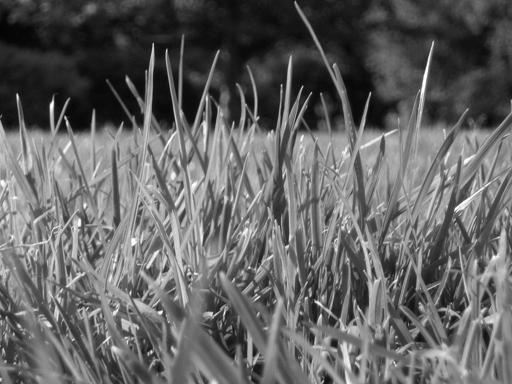
%> input picture CV1_Lab2_Filters/Part-1: Image Enhancement/images/image1.jpg, 512 x 384 px
$ octave test_psnr.m   (GNU Octave 9; MATLAB toolbox functions it lacks are replaced by stand-ins)
%> lines starting %> are read from the running program, lines starting %| are printed output that depends on the picture
### CV1_Lab2_Filters/Part-1: Image Enhancement/myPSNR.m
function [ PSNR ] = myPSNR( orig_image, approx_image )

orig_image = im2double(orig_image);
approx_image = im2double(approx_image);

se = (orig_image - approx_image).^2;
mse = mean(se(:));

i_max = double(max(orig_image(:)));

PSNR = 10 * log10(i_max^2 / mse);

end

### CV1_Lab2_Filters/Part-1: Image Enhancement/test_psnr.m
close all
clear all
clc

img1_orig = imread('images/image1.jpg');
%> img1_orig is the input picture: size 384x512 uint8; min 0, max 255, mean 99.4
img1_sp = imread('images/image1_saltpepper.jpg');
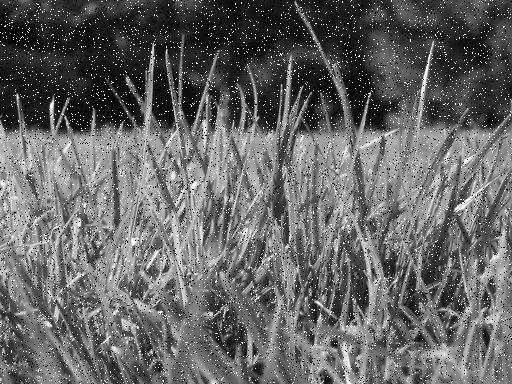
%> input picture CV1_Lab2_Filters/Part-1: Image Enhancement/images/image1_saltpepper.jpg, 512 x 384 px
%> img1_sp is the input picture: size 384x512 uint8; min 0, max 255, mean 101.7
img1_g = imread('images/image1_gaussian.jpg');
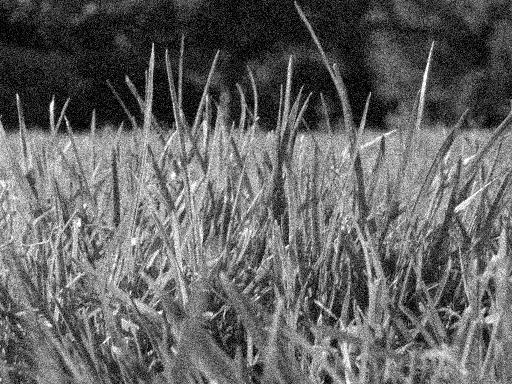
%> input picture CV1_Lab2_Filters/Part-1: Image Enhancement/images/image1_gaussian.jpg, 512 x 384 px
%> img1_g is the input picture: size 384x512 uint8; min 0, max 255, mean 99.9

myPSNR( img1_orig, img1_sp)
%> in myPSNR, `se = (orig_image - approx_image).^2;`:
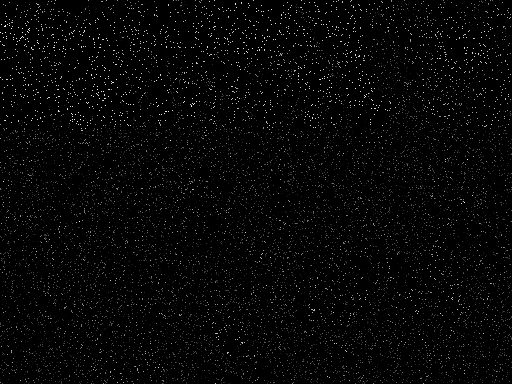
%> se: size 384x512 double; min 0, max 1, mean 0.0245
%> in myPSNR, `mse = mean(se(:));`: mse = 0.0245
%> in myPSNR, `i_max = double(max(orig_image(:)));`: i_max = 1
%> in myPSNR, `PSNR = 10 * log10(i_max^2 / mse);`: PSNR = 16.11
%> ans = 16.11
myPSNR( img1_orig, img1_g)
%> in myPSNR (call 2), `se = (orig_image - approx_image).^2;`:
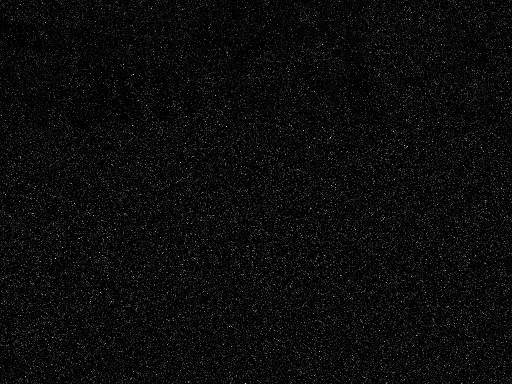
%> se: size 384x512 double; min 0, max 0.183, mean 0.00874; drawn with min black and max white
%> in myPSNR (call 2), `mse = mean(se(:));`: mse = 0.00874
%> in myPSNR (call 2), `PSNR = 10 * log10(i_max^2 / mse);`: PSNR = 20.58
%> ans = 20.58
